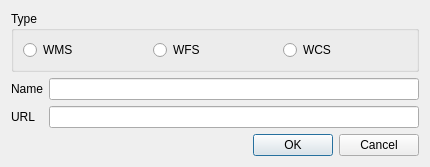
<?xml version="1.0" encoding="UTF-8"?>
<ui version="4.0">
 <class>AddServiceDialogBase</class>
 <widget class="QDialog" name="AddServiceDialogBase">
  <property name="geometry">
   <rect>
    <x>0</x>
    <y>0</y>
    <width>430</width>
    <height>161</height>
   </rect>
  </property>
  <property name="windowTitle">
   <string>Dialog</string>
  </property>
  <layout class="QGridLayout" name="gridLayout_2">
   <item row="0" column="0" colspan="2">
    <widget class="QGroupBox" name="mTypeGroupBox">
     <property name="sizePolicy">
      <sizepolicy hsizetype="Preferred" vsizetype="Preferred">
       <horstretch>0</horstretch>
       <verstretch>0</verstretch>
      </sizepolicy>
     </property>
     <property name="title">
      <string>Type</string>
     </property>
     <layout class="QGridLayout" name="gridLayout">
      <item row="0" column="0">
       <layout class="QHBoxLayout" name="horizontalLayout">
        <item>
         <widget class="QRadioButton" name="mWMSRadioButton">
          <property name="text">
           <string>WMS</string>
          </property>
         </widget>
        </item>
        <item>
         <widget class="QRadioButton" name="mWFSRadioButton">
          <property name="text">
           <string>WFS</string>
          </property>
         </widget>
        </item>
        <item>
         <widget class="QRadioButton" name="mWCSRadioButton">
          <property name="text">
           <string>WCS</string>
          </property>
         </widget>
        </item>
       </layout>
      </item>
     </layout>
    </widget>
   </item>
   <item row="1" column="0">
    <widget class="QLabel" name="TextLabel1_2">
     <property name="text">
      <string>Name</string>
     </property>
     <property name="wordWrap">
      <bool>true</bool>
     </property>
     <property name="margin">
      <number>5</number>
     </property>
     <property name="buddy">
      <cstring>mNameLineEdit</cstring>
     </property>
    </widget>
   </item>
   <item row="1" column="1">
    <widget class="QLineEdit" name="mNameLineEdit">
     <property name="minimumSize">
      <size>
       <width>0</width>
       <height>0</height>
      </size>
     </property>
     <property name="toolTip">
      <string>Name of the new connection</string>
     </property>
     <property name="frame">
      <bool>true</bool>
     </property>
    </widget>
   </item>
   <item row="2" column="0">
    <widget class="QLabel" name="TextLabel1">
     <property name="text">
      <string>URL</string>
     </property>
     <property name="margin">
      <number>5</number>
     </property>
     <property name="buddy">
      <cstring>mUrlLineEdit</cstring>
     </property>
    </widget>
   </item>
   <item row="2" column="1">
    <widget class="QLineEdit" name="mUrlLineEdit">
     <property name="toolTip">
      <string>HTTP address of the Web Map Server</string>
     </property>
    </widget>
   </item>
   <item row="3" column="0" colspan="2">
    <widget class="QDialogButtonBox" name="buttonBox">
     <property name="orientation">
      <enum>Qt::Horizontal</enum>
     </property>
     <property name="standardButtons">
      <set>QDialogButtonBox::Cancel|QDialogButtonBox::Ok</set>
     </property>
    </widget>
   </item>
  </layout>
 </widget>
 <resources/>
 <connections>
  <connection>
   <sender>buttonBox</sender>
   <signal>accepted()</signal>
   <receiver>AddServiceDialogBase</receiver>
   <slot>accept()</slot>
   <hints>
    <hint type="sourcelabel">
     <x>248</x>
     <y>254</y>
    </hint>
    <hint type="destinationlabel">
     <x>157</x>
     <y>274</y>
    </hint>
   </hints>
  </connection>
  <connection>
   <sender>buttonBox</sender>
   <signal>rejected()</signal>
   <receiver>AddServiceDialogBase</receiver>
   <slot>reject()</slot>
   <hints>
    <hint type="sourcelabel">
     <x>316</x>
     <y>260</y>
    </hint>
    <hint type="destinationlabel">
     <x>286</x>
     <y>274</y>
    </hint>
   </hints>
  </connection>
 </connections>
</ui>
